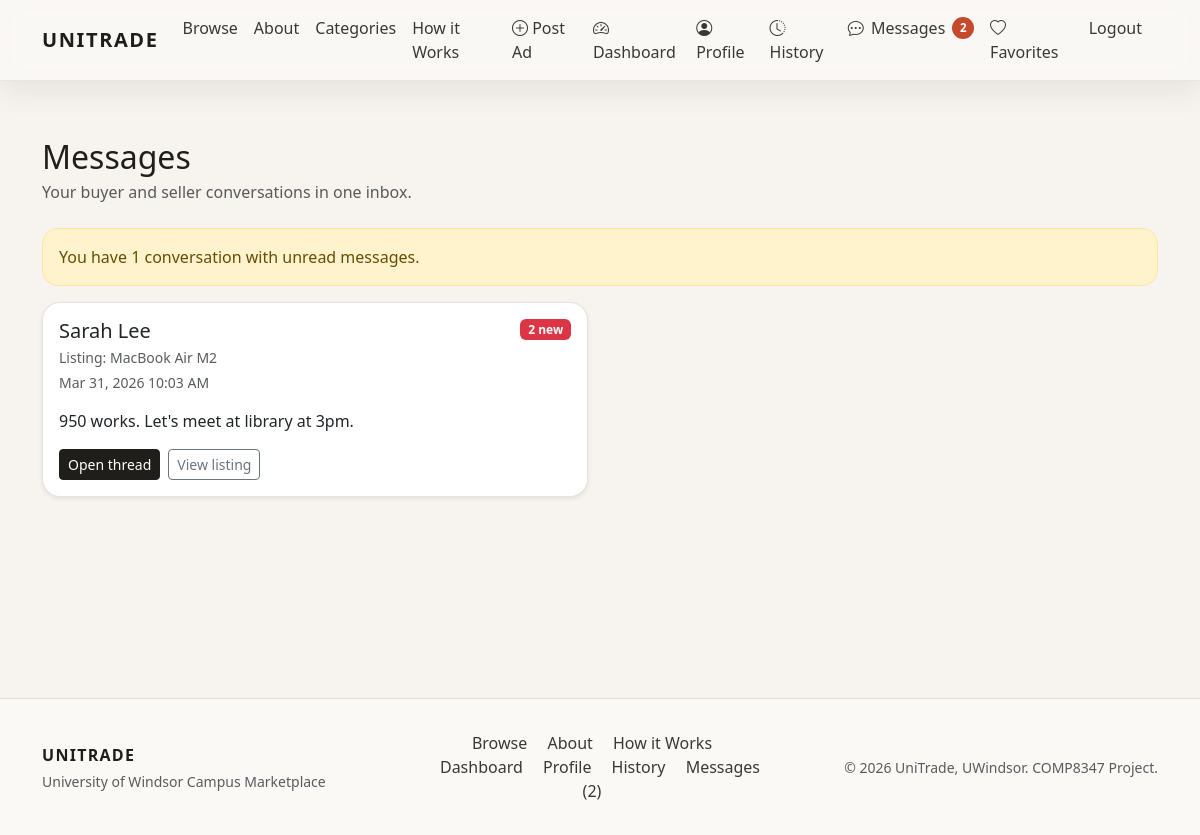
The page /messages/ (signed in) on the database its author committed.
### marketplace/models.py (models this page shows, shortened)
class Item(models.Model):
    CONDITION_NEW = 'new'
    CONDITION_LIKE_NEW = 'like_new'
    CONDITION_GOOD = 'good'
    CONDITION_FAIR = 'fair'
    CONDITION_POOR = 'poor'
    CONDITION_CHOICES = [
        (CONDITION_NEW, 'New'),
        (CONDITION_LIKE_NEW, 'Like New'),
        (CONDITION_GOOD, 'Good'),
        (CONDITION_FAIR, 'Fair'),
        (CONDITION_POOR, 'Poor'),
    ]
    STATUS_DRAFT = 'draft'
    STATUS_PUBLISHED = 'published'
    STATUS_SOLD = 'sold'
    STATUS_CHOICES = [
        (STATUS_DRAFT, 'Draft'),
        (STATUS_PUBLISHED, 'Published'),
        (STATUS_SOLD, 'Sold'),
    ]
    seller = models.ForeignKey(User, on_delete=models.CASCADE, related_name='items')
    category = models.ForeignKey(Category, on_delete=models.PROTECT, related_name='items')
    title = models.CharField(max_length=200)
    description = models.TextField()
    price = models.DecimalField(max_digits=10, decimal_places=2)
    condition = models.CharField(max_length=20, choices=CONDITION_CHOICES)
    status = models.CharField(max_length=20, choices=STATUS_CHOICES, default=STATUS_PUBLISHED)
    location = models.CharField(max_length=120, blank=True, default='UWindsor Campus')
    negotiable = models.BooleanField(default=False)
    created_at = models.DateTimeField(auto_now_add=True)
    updated_at = models.DateTimeField(auto_now=True)
    class Meta:
        ordering = ['-created_at']

class User(AbstractUser):
    university_email = models.EmailField(blank=True, null=True)
    student_id = models.CharField(max_length=32, blank=True, null=True)

class Message(models.Model):
    item = models.ForeignKey(Item, on_delete=models.CASCADE, related_name='messages')
    sender = models.ForeignKey(User, on_delete=models.CASCADE, related_name='sent_messages')
    recipient = models.ForeignKey(User, on_delete=models.CASCADE, related_name='received_messages')
    body = models.TextField()
    created_at = models.DateTimeField(auto_now_add=True)
    is_read = models.BooleanField(default=False)
    class Meta:
        ordering = ['created_at']

### marketplace/views.py (the view)
# urls.py: path('messages/', views.MessagesInboxView.as_view(), name='messages_inbox'),
class MessagesInboxView(LoginRequiredMixin, TemplateView):
    template_name = 'marketplace/messages_inbox.html'
    def get_context_data(self, **kwargs):
        context = super().get_context_data(**kwargs)
        selected_item = self.request.GET.get('item')
        item_obj = None
        item_id = None
        if selected_item and selected_item.isdigit():
            item_obj = Item.objects.filter(pk=selected_item).first()
            item_id = item_obj.pk if item_obj else None
        threads = build_message_threads(self.request.user, item_id=item_id)
        context['threads'] = threads
        context['selected_item'] = item_obj
        context['unread_threads_count'] = sum(1 for thread in threads if thread['unread_count'] > 0)
        return context

### marketplace/context_processors.py (called while the page is built)
def django_messages(request):
    return {'django_messages': get_messages(request)}

def unread_message_summary(request):
    if not request.user.is_authenticated:
        return {'unread_messages_count': 0}
    return {
        'unread_messages_count': Message.objects.filter(
            recipient=request.user,
            is_read=False,
        ).count()
    }

### templates/marketplace/messages_inbox.html (shortened to what this page needs)
{% extends 'base.html' %}
{% block content %}
  <div class="d-flex justify-content-between align-items-center mb-4">
    <div>
      <h2 class="mb-1">Messages</h2>
      <p class="text-muted mb-0">
        {% if selected_item %}
          Conversations for <strong>{{ selected_item.title }}</strong>
        {% else %}
          Your buyer and seller conversations in one inbox.
        {% endif %}
      </p>
    </div>
  </div>
  {% if unread_threads_count %}
    <div class="alert alert-warning">
      You have {{ unread_threads_count }} conversation{{ unread_threads_count|pluralize }} with unread messages.
    </div>
  {% endif %}
  <div class="row g-4">
    {% for thread in threads %}
      <div class="col-lg-6">
        <div class="card h-100 shadow-sm">
          <div class="card-body">
            <div class="d-flex justify-content-between align-items-start gap-3 mb-3">
              <div>
                <h5 class="mb-1">{{ thread.other_user.get_full_name|default:thread.other_user.username }}</h5>
                <p class="text-muted small mb-1">Listing: {{ thread.item.title }}</p>
                <p class="text-muted small mb-0">{{ thread.last_message.created_at|date:"M j, Y g:i A" }}</p>
              </div>
              {% if thread.unread_count %}
                <span class="badge text-bg-danger">{{ thread.unread_count }} new</span>
              {% endif %}
            </div>
            <p class="mb-3">{{ thread.last_message.body|truncatechars:120 }}</p>
            <div class="d-flex gap-2">
              <a href="{{ thread.thread_url }}" class="btn btn-primary btn-sm">Open thread</a>
              <a href="{% url 'marketplace:item_detail' thread.item.pk %}" class="btn btn-outline-secondary btn-sm">View listing</a>
            </div>
          </div>
        </div>
      </div>
    {% empty %}
      <div class="col-12">
        <div class="alert alert-info mb-0">
          No conversations yet. Buyers can start a thread from any listing, and sellers will see replies here.
        </div>
      </div>
    {% endfor %}
  </div>
{% endblock %}

### static/css/styles.css (style rules this page uses)
:root { --ut-ivory: #f7f4ef; --ut-cream: #fbf9f6; --ut-charcoal: #1f1e1b; --ut-soft-charcoal: #3a3834; --ut-gold: #c6a15b; --ut-gold-glow: rgba(198, 161, 91, 0.25); --ut-border: rgba(31, 30, 27, 0.12); --ut-shadow: 0 18px 40px rgba(30, 30, 30, 0.12); }
body { font-family: "Segoe UI", system-ui, -apple-system, sans-serif; background: var(--ut-ivory); color: var(--ut-charcoal); display: flex; flex-direction: column; min-height: 100vh; }
a { color: var(--ut-charcoal); }
.brand-body { padding-top: 90px; }
.btn-primary { background: var(--ut-charcoal); border-color: var(--ut-charcoal); }
.card { border-radius: 18px; border: 1px solid var(--ut-border); box-shadow: 0 12px 24px rgba(31, 30, 27, 0.08); }
.alert { border-radius: 16px; }

### rows shown on the page
Item: other_user.get_full_name "Sarah Lee", item "MacBook Air M2", last_message.created_at "Mar 31, 2026 10:03 AM", unread_count "2", last_message.body "950 works. Let's meet at library at 3pm."

### other values the page prints
{{ unread_messages_count }} "2"
{{ unread_threads_count }} "1"
